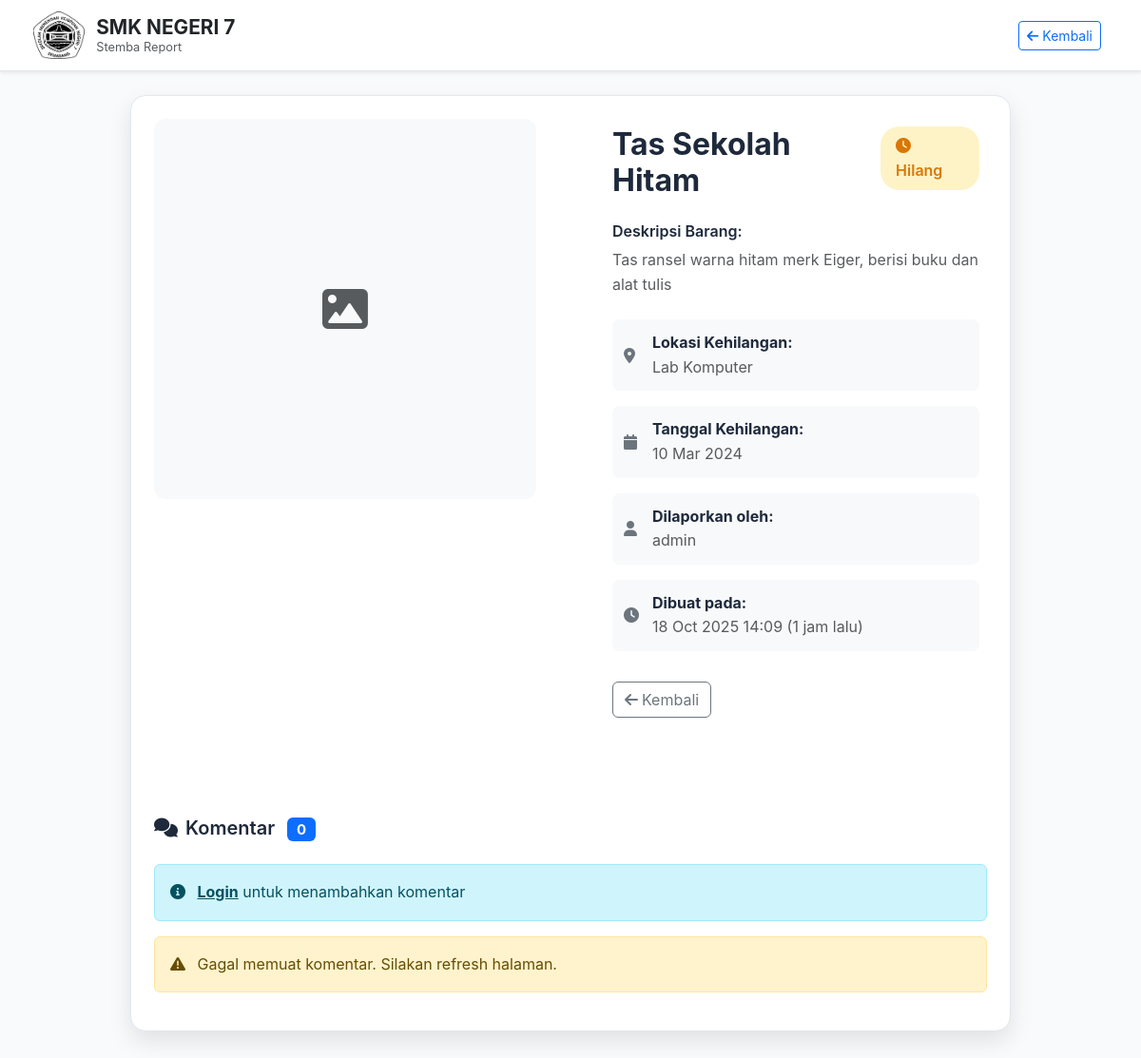
The page /report_detail.php?id=1 on the database its author committed.
### tables this page shows
CREATE TABLE reports (
    id INT PRIMARY KEY AUTO_INCREMENT,
    user_id INT,
    title VARCHAR(255) NOT NULL,
    description TEXT,
    location VARCHAR(100) NOT NULL,
    date_lost DATE NOT NULL,
    image VARCHAR(255),
    status ENUM('hilang','ditemukan') DEFAULT 'hilang',
    created_at TIMESTAMP DEFAULT CURRENT_TIMESTAMP,
    FOREIGN KEY (user_id) REFERENCES users(id) ON DELETE CASCADE
);

CREATE TABLE users (
    id INT PRIMARY KEY AUTO_INCREMENT,
    username VARCHAR(50) UNIQUE NOT NULL,
    email VARCHAR(100) UNIQUE NOT NULL,
    password VARCHAR(255) NOT NULL,
    role ENUM('user','admin') DEFAULT 'user',
    created_at TIMESTAMP DEFAULT CURRENT_TIMESTAMP
);

### report_detail.php (the view, shortened to what this page needs)
<?php
include 'includes/config.php';
$report_id = intval($_GET['id']);
try {
    $stmt = $pdo->prepare("
        SELECT r.*, u.username, u.email
        FROM reports r
        JOIN users u ON r.user_id = u.id
        WHERE r.id = ?
    ");
    $stmt->execute([$report_id]);
    $report = $stmt->fetch();
    $images = !empty($report['image']) ? json_decode($report['image'], true) : [];
} catch (PDOException $e) {
    die("Error mengambil data laporan");
}
function timeAgo($timestamp)
{
    $current_time = time();
    $timestamp = strtotime($timestamp);
    $time_difference = $current_time - $timestamp;
    if ($time_difference < 60) {
        return 'Baru saja';
    } elseif ($time_difference < 3600) {
        $minutes = floor($time_difference / 60);
        return $minutes . ' menit lalu';
    } elseif ($time_difference < 86400) {
        $hours = floor($time_difference / 3600);
        return $hours . ' jam lalu';
    } else {
        $days = floor($time_difference / 86400);
        return $days . ' hari lalu';
    }
}
?>
<!DOCTYPE html>
<html lang="id">
<head>
    <link href="https://cdn.jsdelivr.net/npm/bootstrap@5.3.0/dist/css/bootstrap.min.css" rel="stylesheet">
    <link href="https://cdnjs.cloudflare.com/ajax/libs/font-awesome/6.0.0/css/all.min.css" rel="stylesheet">
    <link href="assets/css/style.css" rel="stylesheet">
</head>
<body>
    <nav class="navbar navbar-expand-lg navbar-light bg-white fixed-top shadow-sm">
        <div class="container">
            <a class="navbar-brand d-flex align-items-center" href="index.php">
                <div class="logo-placeholder me-2">
                    <img src="assets/img/logo.png" alt="logo" width="55" height="50">
                </div>
                <div class="brand-text">
                    <span class="fw-bold text-dark">SMK NEGERI 7</span>
                    <small class="text-muted d-block">Stemba Report</small>
                </div>
            </a>
            <div class="navbar-nav ms-auto">
                <a href="index.php" class="btn btn-outline-primary btn-sm">
                    <i class="fas fa-arrow-left me-1"></i>Kembali
                </a>
            </div>
        </div>
    </nav>
    <section class="detail-container">
        <div class="container">
            <div class="row justify-content-center">
                <div class="col-lg-10">
                    <div class="detail-card">
                        <div class="row">
                            <div class="col-lg-6">
                                <div class="image-gallery p-4">
                                    <?php if (!empty($images)): ?>
                                        <img src="uploads/<?php echo htmlspecialchars($images[0]); ?>"
                                            alt="<?php echo htmlspecialchars($report['title']); ?>"
                                            class="main-image" id="mainImage">
                                        <?php if (count($images) > 1): ?>
                                            <div class="thumbnail-container">
                                                <?php foreach ($images as $index => $image): ?>
                                                    <img src="uploads/<?php echo htmlspecialchars($image); ?>"
                                                        alt="Thumbnail <?php echo $index + 1; ?>"
                                                        class="thumbnail <?php echo $index === 0 ? 'active' : ''; ?>"
                                                        onclick="changeImage(this, '<?php echo htmlspecialchars($image); ?>')">
                                                <?php endforeach; ?>
                                            </div>
                                        <?php endif; ?>
                                    <?php else: ?>
                                        <div class="main-image bg-light d-flex align-items-center justify-content-center">
                                            <i class="fas fa-image fa-3x text-muted"></i>
                                        </div>
                                    <?php endif; ?>
                                </div>
                            </div>
                            <div class="col-lg-6">
                                <div class="report-info">
                                    <div class="d-flex justify-content-between align-items-start mb-3">
                                        <h2 class="fw-bold"><?php echo htmlspecialchars($report['title']); ?></h2>
                                        <span class="status-badge <?php echo $report['status'] == 'ditemukan' ? 'status-ditemukan' : 'status-hilang'; ?>">
                                            <i class="fas <?php echo $report['status'] == 'ditemukan' ? 'fa-check' : 'fa-clock'; ?> me-1"></i>
                                            <?php echo ucfirst($report['status']); ?>
                                        </span>
                                    </div>
                                    <div class="mb-4">
                                        <h6 class="fw-semibold mb-2">Deskripsi Barang:</h6>
                                        <p class="text-muted"><?php echo nl2br(htmlspecialchars($report['description'])); ?></p>
                                    </div>
                                    <div class="info-items">
                                        <div class="info-item">
                                            <i class="fas fa-map-marker-alt"></i>
                                            <div>
                                                <strong>Lokasi Kehilangan:</strong>
                                                <div class="text-muted"><?php echo htmlspecialchars($report['location']); ?></div>
                                            </div>
                                        </div>
                                        <div class="info-item">
                                            <i class="fas fa-calendar"></i>
                                            <div>
                                                <strong>Tanggal Kehilangan:</strong>
                                                <div class="text-muted"><?php echo date('d M Y', strtotime($report['date_lost'])); ?></div>
                                            </div>
                                        </div>
                                        <div class="info-item">
                                            <i class="fas fa-user"></i>
                                            <div>
                                                <strong>Dilaporkan oleh:</strong>
                                                <div class="text-muted"><?php echo htmlspecialchars($report['username']); ?></div>
                                            </div>
                                        </div>
                                        <div class="info-item">
                                            <i class="fas fa-clock"></i>
                                            <div>
                                                <strong>Dibuat pada:</strong>
                                                <div class="text-muted"><?php echo date('d M Y H:i', strtotime($report['created_at'])); ?> (<?php echo timeAgo($report['created_at']); ?>)</div>
                                            </div>
                                        </div>
                                    </div>
                                    <div class="action-buttons">
                                        <a href="index.php" class="btn btn-outline-secondary">
                                            <i class="fas fa-arrow-left me-1"></i>Kembali
                                        </a>
                                    </div>
                                </div>
                            </div>
                        </div>
                        <div class="comments-section mt-5 p-4">
                            <div class="row">
                                <div class="col-12">
                                    <h5 class="fw-semibold mb-4">
                                        <i class="fas fa-comments me-2"></i>Komentar
                                        <span class="badge bg-primary ms-2" id="commentCount">0</span>
                                    </h5>
                                    <?php if (isset($_SESSION['user_id'])): ?>
                                        <div class="comment-form-card mb-4">
                                            <form id="commentForm" class="comment-form">
                                                <input type="hidden" name="report_id" value="<?php echo $report_id; ?>">
                                                <div class="mb-3">
                                                    <label for="comment" class="form-label fw-semibold">Tambah Komentar</label>
                                                    <textarea class="form-control" id="comment" name="comment"
                                                        rows="3" placeholder="Tulis komentar Anda..."
                                                        maxlength="500" required></textarea>
                                                    <div class="form-text">
                                                        <span id="charCount">0</span>/500 karakter
                                                    </div>
                                                </div>
                                                <div class="d-flex justify-content-between align-items-center">
                                                    <small class="text-muted">
                                                        Komentar akan tampil dengan username Anda
                                                    </small>
                                                    <button type="submit" class="btn btn-primary" id="submitCommentBtn">
                                                        <i class="fas fa-paper-plane me-1"></i>Kirim Komentar
                                                    </button>
                                                </div>
                                            </form>
                                        </div>
                                    <?php else: ?>
                                        <div class="alert alert-info">
                                            <i class="fas fa-info-circle me-2"></i>
                                            <a href="login.php" class="alert-link">Login</a> untuk menambahkan komentar
                                        </div>
                                    <?php endif; ?>
                                    <div class="comments-list" id="commentsList">
                                    </div>
                                </div>
                            </div>
                        </div>
                    </div>
                </div>
            </div>
        </div>
    </section>
</body>
</html>

### assets/css/style.css (style rules this page uses)
:root { --primary: #2563eb; --primary-light: #3b82f6; --primary-dark: #1d4ed8; --secondary: #64748b; --success: #10b981; --warning: #f59e0b; --light: #f8fafc; --dark: #1e293b; --border: #e2e8f0; --shadow: 0 1px 3px 0 rgba(0, 0, 0, 0.1), 0 1px 2px 0 rgba(0, 0, 0, 0.06); --shadow-md: 0 4px 6px -1px rgba(0, 0, 0, 0.1), 0 2px 4px -1px rgba(0, 0, 0, 0.06); --shadow-lg: 0 10px 15px -3px rgba(0, 0, 0, 0.1), 0 4px 6px -2px rgba(0, 0, 0, 0.05); }
* { margin: 0; padding: 0; box-sizing: border-box; }
body { font-family: "Inter", -apple-system, BlinkMacSystemFont, sans-serif; line-height: 1.6; color: var(--dark); background: #fff; }
.navbar { padding: 0.75rem 0; background: rgba(255, 255, 255, 0.98); backdrop-filter: blur(10px); border-bottom: 1px solid var(--border); }
.navbar-brand { transition: transform 0.3s ease; }
.logo-placeholder { width: 40px; height: 40px; border-radius: 8px; display: flex; align-items: center; justify-content: center; }
.brand-text { padding-left: 0.7rem; line-height: 1.2; }
.brand-text .fw-bold { font-size: 1.3rem; }
.brand-text small { font-size: 0.8rem; }
.navbar-nav { gap: 0.5rem; }
@media (min-width: 992px) { .navbar-nav { gap: 1rem; } }
.bg-primary { background-color: var(--primary); }
html { scroll-behavior: smooth; }

### report_detail.php (style rules this page uses)
.detail-container { padding: 100px 0 50px; background: #f8fafc; min-height: 100vh; }
.detail-card { background: white; border-radius: 16px; box-shadow: 0 10px 25px rgba(0, 0, 0, 0.1); border: 1px solid #e2e8f0; overflow: hidden; }
.image-gallery { position: relative; }
.main-image { width: 100%; height: 400px; object-fit: cover; border-radius: 12px; }
.report-info { padding: 2rem; }
.status-badge { padding: 0.5rem 1rem; border-radius: 20px; font-weight: 600; }
.status-hilang { background: #fef3c7; color: #d97706; }
.info-item { display: flex; align-items: center; margin-bottom: 1rem; padding: 0.75rem; background: #f8f9fa; border-radius: 8px; }
.info-item i { width: 20px; margin-right: 10px; color: #6c757d; }
.action-buttons { display: flex; gap: 10px; margin-top: 2rem; }

### rows shown on the page
reports: title "Tas Sekolah Hitam", status "Hilang", description "Tas ransel warna hitam merk Eiger, berisi buku dan alat tulis", location "Lab Komputer", date_lost "10 Mar 2024", user.username "admin", created_at "18 Oct 2025 14:09", created_at "1 jam lalu"
